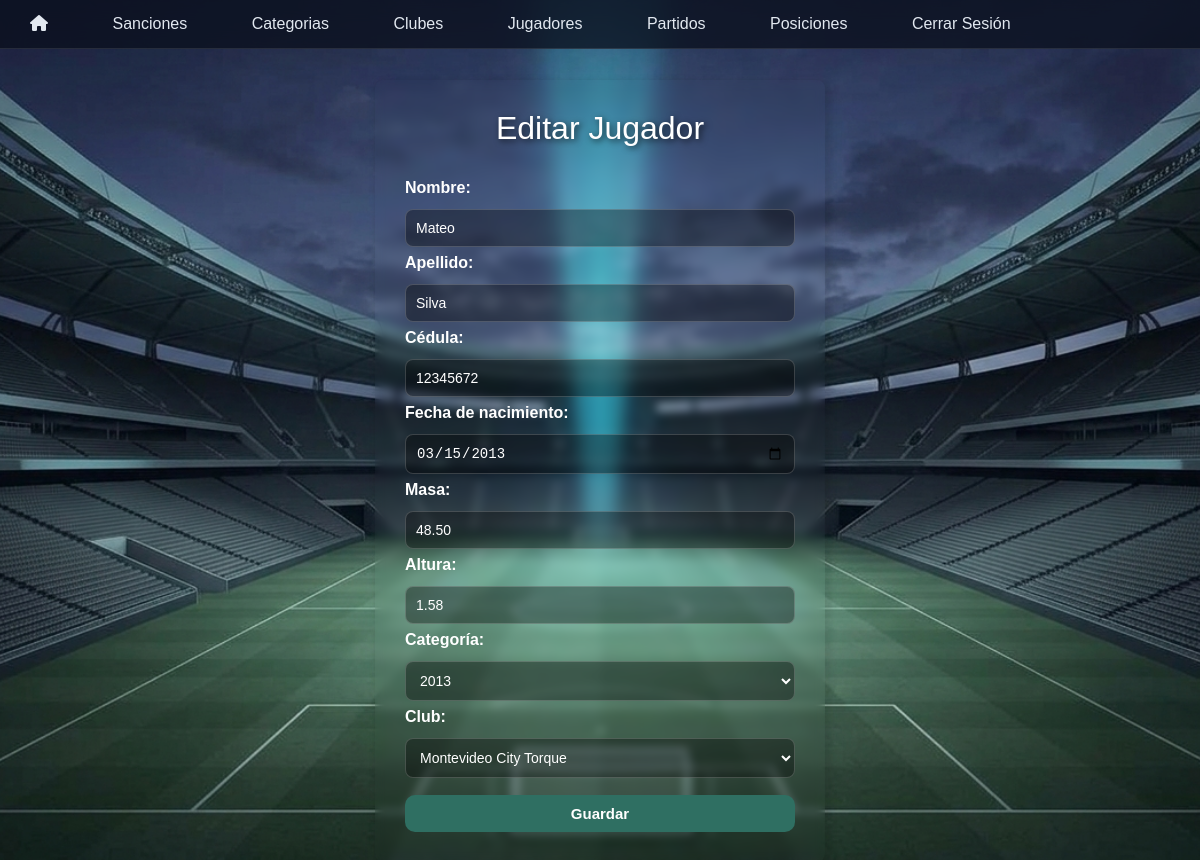
Page /jugadores/editarJugador.php?id=348 (signed in) on the committed database.
### tables this page shows
CREATE TABLE `jugadores` (
  `id` int(11) NOT NULL,
  `nombre` varchar(45) DEFAULT NULL,
  `apellido` varchar(45) DEFAULT NULL,
  `cedula` varchar(45) NOT NULL,
  `fecha_nacimiento` date DEFAULT NULL,
  `id_club` int(11) DEFAULT NULL,
  `id_categoria` varchar(45) DEFAULT NULL,
  `masa` decimal(5,2) DEFAULT NULL,
  `altura` decimal(4,2) DEFAULT NULL,
  `peso` decimal(10,2) DEFAULT NULL,
  `velocidad` decimal(5,2) DEFAULT NULL
);

CREATE TABLE `categorias` (
  `id` int(11) NOT NULL,
  `año` varchar(45) NOT NULL,
  `cantidad_jugadores` int(11) NOT NULL DEFAULT 0
);

CREATE TABLE `club` (
  `id` int(11) NOT NULL,
  `nombre` varchar(100) NOT NULL,
  `logo` varchar(255) DEFAULT NULL,
  `activo` tinyint(1) NOT NULL DEFAULT 1,
  `password` varchar(255) NOT NULL
);

### jugadores/editarJugador.php (the view, shortened to what this page needs)
<?php
require_once "../conexion.php";
$id = (int) ($_GET["id"] ?? $_POST["id"] ?? 0);
$resultado = mysqli_query($conn, "SELECT * FROM jugadores WHERE id = $id");
$jugador = mysqli_fetch_assoc($resultado);
$categorias = mysqli_query($conn, "SELECT * FROM categorias");
$clubes = mysqli_query($conn, "SELECT * FROM club");
?>
<!DOCTYPE html>
<html lang="es">
<head>
    <link href="jugadores.css" rel="stylesheet">
</head>
<body>
    <header>
        <?php include "../nav/nav.php"; ?>
    </header>
    <form action="editarJugador.php?id=<?= $id ?>" method="post">
        <h1>Editar Jugador</h1>
        <label for="nombre">Nombre:</label>
        <input type="text" id="nombre" name="nombre" required value="<?= htmlspecialchars($jugador["nombre"]) ?>">
        <label for="apellido">Apellido:</label>
        <input type="text" id="apellido" name="apellido" required value="<?= htmlspecialchars($jugador["apellido"]) ?>">
        <label for="cedula">Cédula:</label>
        <input type="text" id="cedula" name="cedula" maxlength="8" required value="<?= htmlspecialchars($jugador["cedula"]) ?>">
        <label for="fecha_nacimiento">Fecha de nacimiento:</label>
        <input type="date" id="fecha_nacimiento" name="fecha_nacimiento" min="2013-01-01" max="2020-12-31" required value="<?= htmlspecialchars($jugador["fecha_nacimiento"]) ?>">
        <label for="masa">Masa:</label>
        <input type="text" id="masa" name="masa" required value="<?= htmlspecialchars($jugador["masa"]) ?>">
        <label for="altura">Altura:</label>
        <input type="text" id="altura" name="altura" required value="<?= htmlspecialchars($jugador["altura"]) ?>">
        <label for="categorias">Categoría:</label>
        <select name="categorias" id="categorias" required>
            <?php while ($c = mysqli_fetch_assoc($categorias)): ?>
                <option value="<?= $c["id"] ?>" <?= $c["id"] == $jugador["id_categoria"] ? "selected" : "" ?>><?= htmlspecialchars($c["año"]) ?></option>
            <?php endwhile; ?>
        </select>
        <label for="club">Club:</label>
        <select name="club" id="club" required>
            <?php while ($c = mysqli_fetch_assoc($clubes)): ?>
                <option value="<?= $c["id"] ?>" <?= $c["id"] == $jugador["id_club"] ? "selected" : "" ?>><?= htmlspecialchars($c["nombre"]) ?></option>
            <?php endwhile; ?>
        </select>
        <input type="submit" value="Guardar">
    </form>
</body>
</html>

### jugadores/jugadores.css (style rules this page uses)
* { box-sizing: border-box; }
body { margin:0; font-family:Arial, Helvetica, sans-serif; background-image:url("../imagenes/BG.png"); background-size:cover; background-position:center; background-attachment:fixed; }
header { height:50px; }
form { display:flex; flex-direction:column; width: 450px; max-width: 95%; box-sizing:border-box; margin:30px auto 0; padding:30px; border-radius:8px; box-shadow:3px 3px 6px 3px rgba(0,0,0,0.1); backdrop-filter:blur(5px); gap:7px; }
form h1 { font-weight:normal; text-align:center; text-shadow:3px 3px 5px rgba(0,0,0,0.3); margin:0 0 25px; color:white; text-shadow:2px 2px 6px rgba(0,0,0,.7); }
form label { align-self:flex-start; font-weight:bold; color: #FFFF; margin-bottom: 5px; }
form input[type="text"], form input[type="date"], form input[type="number"], form select { width:100%; box-sizing:border-box; padding:10px; border:1px solid rgba(255, 255, 255, 0.18); color: white; border-radius:8px; background:rgba(0, 0, 0, 0.35); font-size:14px; outline:none; transition:.3s; display: block; box-sizing: border-box; }
form input[type="submit"] { width:100%; padding:10px; margin-top:10px; border:none; border-radius:10px; background:#2F6F62; color:white; font-size:15px; font-weight:bold; cursor:pointer; transition:.3s; }

### rows in the picture
jugadores: nombre "Mateo", apellido "Silva", cedula "12345672", fecha_nacimiento "03/15/2013", masa "48.50", altura "1.58", categorias "2013", club "Montevideo City Torque"
